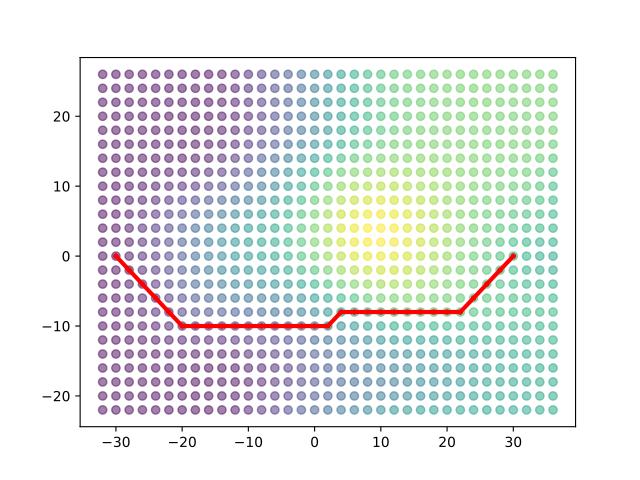

This chart was generated by the following Python code:
# Compared to the example in which we modify the graph, here we will just use a different
# edge cost for the calculation.

# Calculate energy expenditure of the graph edges, which internally allows access to this weight
CalculateEnergyExpenditure(graph)
# >>>
# Get the key
energy_cost_key = CostAlgorithmKeys.ENERGY_EXPENDITURE
# >>>
# Call the shortest path again, with the optional cost type
energy_path = DijkstraShortestPath(graph, start_id, end_id, energy_cost_key)
# >>>
# As the cost array is numpy, simple operations to sum the total cost can be calculated
path_sum = np.sum(energy_path['cost_to_next'])
print('Total path cost: ', path_sum)
# Total path cost:  377.03708

# Get the x,y,z values of the nodes at the given path ids
path_xyz = np.take(nodes[['x','y','z']], energy_path['id'])
# >>>
# Extract the xyz locations of the nodes
x_nodes, y_nodes, z_nodes = nodes['x'], nodes['y'], nodes['z']
# >>>
# Extract the xyz locations of the path nodes
x_path, y_path, z_path = path_xyz['x'], path_xyz['y'], path_xyz['z']
# >>>
# Plot the graph
plt.scatter(x_nodes, y_nodes, c=z_nodes, alpha=0.5) # doctest: +SKIP
plt.plot(x_path,y_path, c="red", marker='.',linewidth=3) # doctest: +SKIP
plt.show() # doctest: +SKIP
